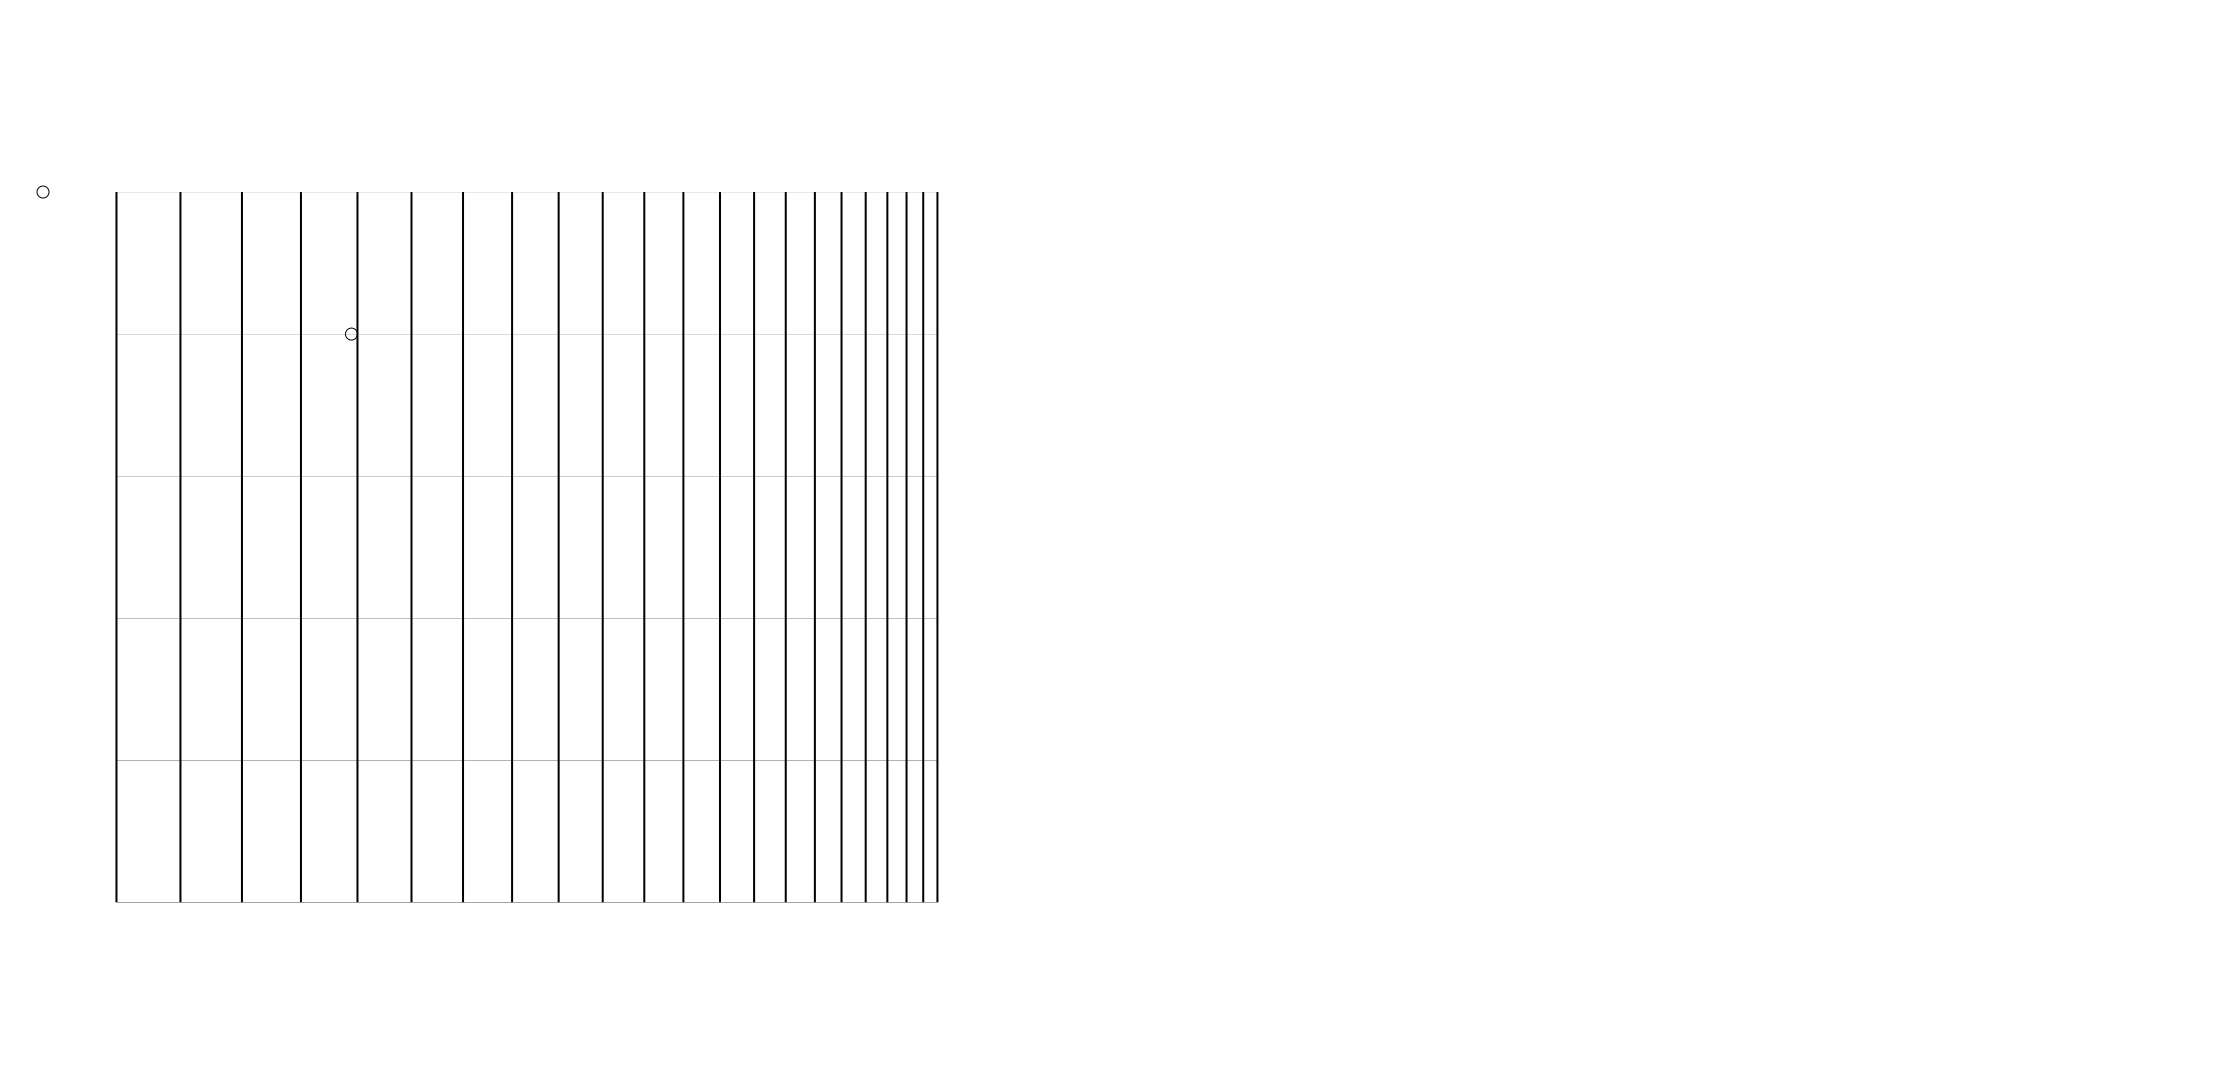

The script that drew this image:
# TODO: MVP is static image of one scale one position, all markers same.
# TODO: draw notes.
# TODO: text labels on notes (note name or scale degree).
# TODO: scale numbers as required.
# TODO: draw dimensions with padding etc.
# TODO: separate function to get XY positions for given fret and string.
# TODO: optimise dimensions and DPI for phone and tablet (save both).
# TODO: how to integrate sheet music? Just paste as image?
# TODO: make indexing for frets and notes consistent (missing fret 0?).
# TODO: enforce minimum sizes, line widths (not sub-pixel).
# TODO: specify bounding box, dimensions within it normalised to [0, 1],
# use this to combine e.g. fretboard and piano in single frame.

from dataclasses import dataclass
import math
from typing import List

import cairo

@dataclass
class NoteMarker:
    string: int
    fret: int

@dataclass
class Point:
    x: float
    y: float

    def __str__(self):
        return f"({self.x:.3f}, {self.y:.3f})"


# TODO: no global state!
num_strings = 6
num_frets = 22
padding = 5
c2 = -0.13827529
c1 = 7.52403813
b = (100 - 2*padding)/100
# strokeWidth = .3
string_sizes = [.1, .15, .2, .25, .3, .35]  # TODO: adapt for bass etc. (just define min and max then interpolate).
scaling = 10  # TODO: remove need for this (proper dimensions).
image_width = 2220
image_height = 1080


def draw_line(context, x1, y1, x2, y2):
    context.move_to(x1, y1)
    context.line_to(x2, y2)
    context.stroke()


def draw_circle(context, x, y, r):
    context.arc(x, y, r, 0, 2*math.pi)
    context.stroke()


def get_fret_x_position(fret):
    return scaling*(padding + b*(c1*fret + c2*fret*fret))


def get_string_y_position(string):
    string_spacing = get_fret_x_position(num_frets) - get_fret_x_position(num_frets - 1)
    return scaling*(padding + string_spacing*string)


def draw_frets(context):
    y1 = get_string_y_position(1)
    y2 = get_string_y_position(num_strings)
    for i in range(num_frets):
        x = get_fret_x_position(i + 1)
        draw_line(context, x, y1, x, y2)


def draw_strings(context):
    x1 = get_fret_x_position(1)
    x2 = get_fret_x_position(num_frets)
    for i in range(num_strings):
        context.set_line_width(string_sizes[i])
        y = get_string_y_position(i + 1)
        draw_line(context, x1, y, x2, y)


def draw_notes(context, notes: List[NoteMarker]):
    for note in notes:
        r = .6*scaling
        x = get_fret_x_position(note.fret) - r
        y = get_string_y_position(note.string)
        if note.fret == 0:
            stroke_width = 0.1*scaling
            context.set_line_width(stroke_width)
            draw_circle(context, x - stroke_width, y, r)
        else:
            draw_circle(context, x, y, r)  # TODO: fill


def transform_global_to_normed(x1, y1, x2, y2):
    def transform(x, y):
        u = (x - x1)/(x2 - x1)
        v = (y - y1)/(y2 - y1)
        return u, v
    return transform


# TODO: return both transforms as a pair.
def transform_normed_to_global(x1, y1, x2, y2):
    def transform(u, v):
        x = x1 + u*(x2 - x1)
        y = y1 + v*(y2 - y1)
        return x, y
    return transform


def debug_transform():
    # TODO: Point dataclass. Do you get print for free? Does Cairo have?
    x1 = 0
    y1 = 0
    x2 = image_width
    y2 =  image_height
    transform = transform_global_to_normed(x1, y1, x2, y2)
    u1, v1 = transform(x1, y1)
    u2, v2 = transform(x2, y2)
    print(f'(u1, v1) = ({u1}, {v1})')
    print(f'(u2, v2) = ({u2}, {v2})')

    inverse = transform_normed_to_global(x1, y1, x2, y2)
    u1 = 0
    v1 = 0
    u2 = 1
    v2 = 1
    x1, y1 = inverse(u1, v1)
    x2, y2 = inverse(u2, v2)
    print(f'(x1, y1) = ({x1}, {y1})')
    print(f'(x2, y2) = ({x2}, {y2})')


def main():
    # Create a new surface and context
    surface = cairo.ImageSurface(cairo.FORMAT_ARGB32, image_width, image_height)
    context = cairo.Context(surface)

    # Set white background
    context.set_source_rgb(1, 1, 1)  # White color
    context.paint()

    # Set antialiasing mode
    context.set_antialias(cairo.ANTIALIAS_BEST)

    # Set line width and color
    context.set_line_width(2)
    context.set_source_rgb(0, 0, 0)  # Black color

    draw_frets(context)
    draw_strings(context)

    # Draw some notes.
    notes = [
        NoteMarker(1, 0),
        NoteMarker(2, 5)
    ]
    draw_notes(context, notes)

    # # Set rectangle properties
    # context.set_line_width(2)
    # context.set_source_rgb(1, 0, 0)  # Red color

    # # Draw a rectangle
    # context.rectangle(200, 200, 100, 200)
    # context.stroke()

    # # Set circle properties
    # context.set_line_width(2)
    # context.set_source_rgb(0, 0, 1)  # Blue color

    # # Draw a circle
    # context.arc(150, 350, 50, 0, 2 * 3.1415)
    # context.stroke()

    # # Set text properties
    # context.set_font_size(24)
    # context.set_source_rgb(0, 0.8, 0)  # Green color

    # # Draw text
    # context.move_to(100, 50)
    # context.show_text("Hello, World!")

    # Save the image as PNG
    surface.write_to_png("guitar_fretboard.png")


if __name__ == '__main__':
    # main()
    debug_transform()
